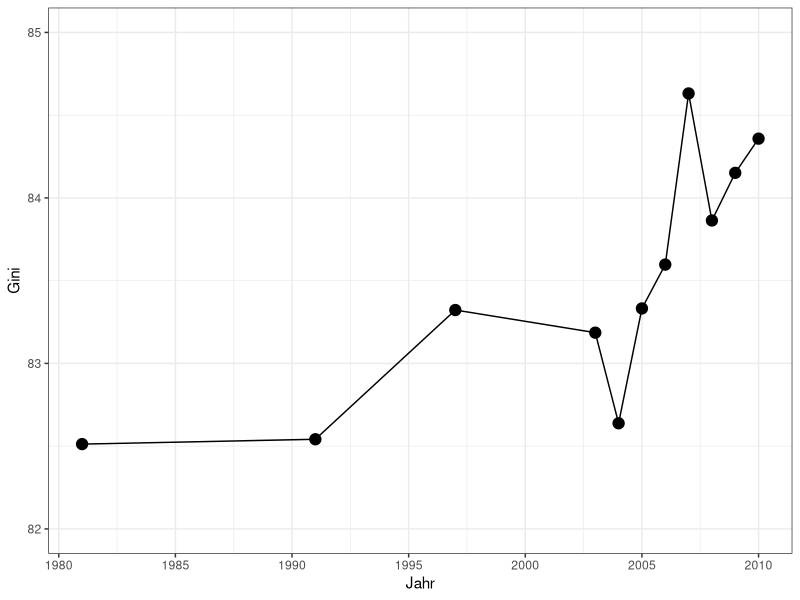

Here is the R script that generated this plot:
## program:     inequality.wealth
## task:        describe change of wealth inequality
## project:     inequality of income and wealth in switzerland
## subproject:  sgs-congressbook
## author:      Oliver Hümbelin
## date:        February2014

##
# load packages

library(reshape2)
library(ggplot2)
library(foreign)

##
# Prepare data

# load data
setwd("/Users/oliverhuembelin/kongressband/") 
wealth<-read.dta("data/vermoegen1981_2010.dta")

# Prepare Data

wealth$Gini<-wealth$G*100

##
# load functions
number_ticks <- function(n) {function(limits) pretty(limits, n)}


##
# Visualize
pdf("figure/wealth.pdf", width=8, height=6)
ggplot(wealth, aes(x=year,y=Gini))+
  geom_line(aes(x=year,y=Gini))+
  geom_point(aes(x=year,y=Gini),size=3.5)+
  xlab("Jahr") +
  scale_x_continuous(breaks=number_ticks(10))+
  ylab("Gini") +
  scale_y_continuous(limits=c(82,85)) +
  theme_bw()
dev.off()


